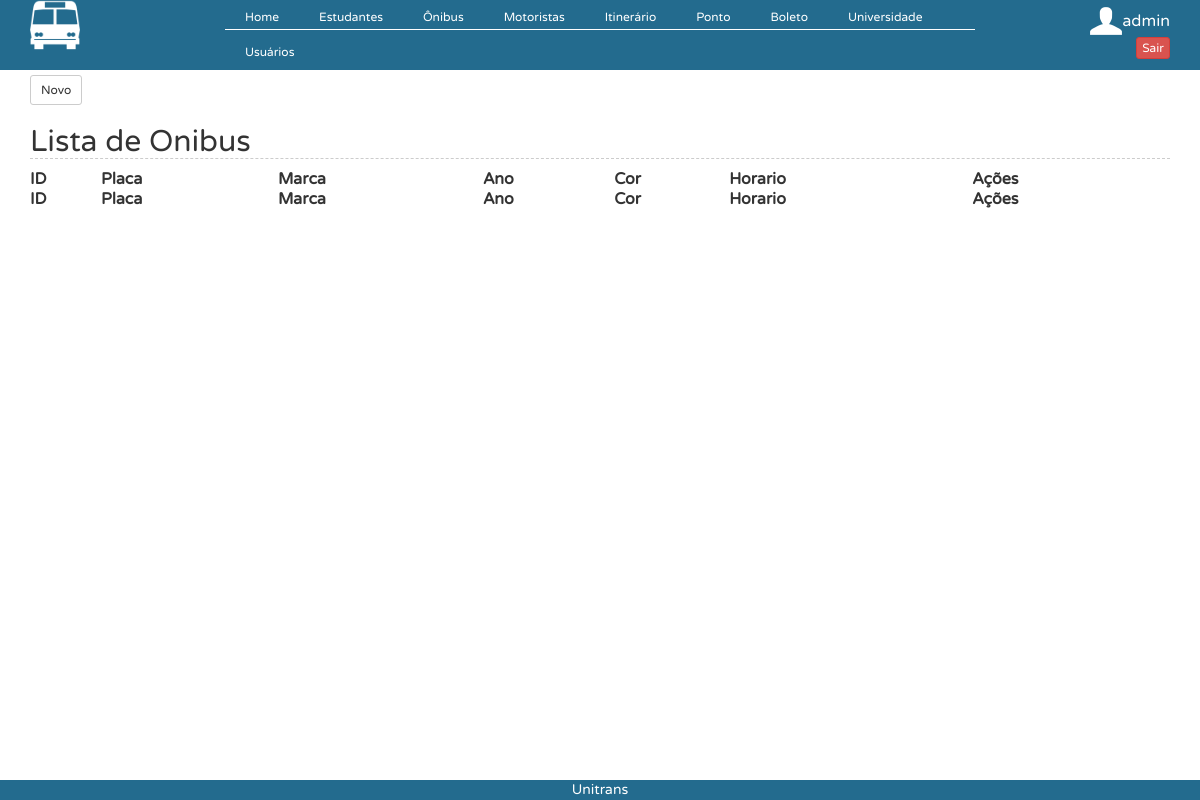
/?controller=onibus&action=index (signed in), run on an earlier commit of the app's database.
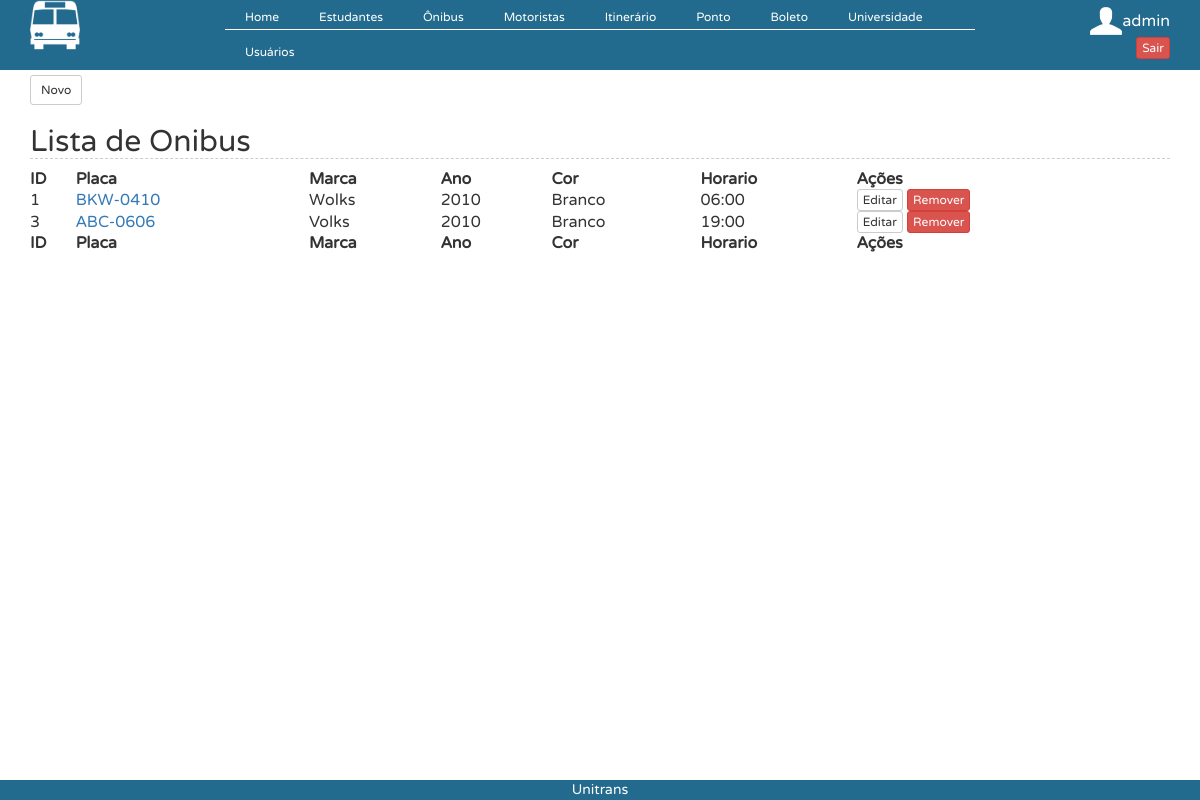
And on a later commit of the database.
### tables this page shows
CREATE TABLE `onibus` (
  `id` int(11) NOT NULL AUTO_INCREMENT,
  `placa` varchar(9) DEFAULT NULL,
  `marca` varchar(45) DEFAULT NULL,
  `ano` varchar(45) DEFAULT NULL,
  `cor` varchar(45) DEFAULT NULL,
  `horario` varchar(45) DEFAULT NULL,
  PRIMARY KEY (`id`)
);

### controllers/OnibusController.php (called while the page is built, shortened)
<?php
class OnibusController {
    public function index() {
        $onibus = OnibusDAO::all();
        require_once('views/onibus/index.php');
    }
}
?>

### connection.php (called while the page is built, shortened)
<?php
  class Db {
    private static $instance = NULL;
    public static function getInstance() {
      if (!isset(self::$instance)) {
        $pdo_options[PDO::ATTR_ERRMODE] = PDO::ERRMODE_EXCEPTION;
        self::$instance = new PDO('mysql:host=localhost;dbname=teste', 'root', '123456', $pdo_options);
      }
      return self::$instance;
    }
  }
?>

### models/OnibusDAO.php (called while the page is built, shortened)
<?php
require_once 'models/Onibus.php';
class OnibusDAO {
    public static function all() {
        $lista = [];
        $req = Db::getInstance()->query('SELECT * FROM onibus');
        foreach ($req->fetchAll() as $linha) {
            $onibus = new Onibus();
            $onibus->setId($linha['id']);
            $onibus->setPlaca($linha["placa"]);
            $onibus->setMarca($linha["marca"]);
            $onibus->setAno($linha["ano"]);
            $onibus->setCor($linha["cor"]);
            $onibus->setHorario($linha["horario"]);
            $lista[] = $onibus;
        }
        return $lista;
    }
}

### models/Onibus.php (called while the page is built)
<?php
class Onibus{
    private $id;
    private $placa;
    private $marca;
    private $ano;
    private $cor;
    private $horario;
function setId ($id){
        $this->id=$id;
    }
    function getId (){
        return $this->id;
    }
    public function getPlaca() {
        return $this->placa;
    }
    public function setPlaca($placa) {
        $this->placa = $placa;
    }
    public function getMarca() {
        return $this->marca;
    }
    public function setMarca($marca) {
        $this->marca = $marca;
    }
    public function getAno() {
        return $this->ano;
    }
    public function setAno($ano) {
        $this->ano = $ano;
    }
    public function getCor() {
        return $this->cor;
    }
    public function setCor($cor) {
        $this->cor = $cor;
    }
    public function getHorario() {
        return $this->horario;
    }
    public function setHorario($horario) {
        $this->horario = $horario;
    }
}
?>

### views/onibus/index.php (the view)
<button  onclick="location.href='?controller=onibus&action=add'" type="button" class="btn btn-default btn-sm" style="margin-top: 5px">
                    Novo
                </button><h2>Lista de Onibus</h2>
<table id="example" class="display compact" cellspacing="0" width="100%">
    <thead>
        <tr>
            <th>ID</th>
            <th>Placa</th>
            <th>Marca</th>
            <th>Ano</th>
            <th>Cor</th>
            <th>Horario</th>
            <th>Ações</th>
        </tr>
    </thead>
    <tfoot>
        <tr>
            <th>ID</th>
            <th>Placa</th>
            <th>Marca</th>
            <th>Ano</th>
            <th>Cor</th>
            <th>Horario</th>
            <th>Ações</th>
        </tr>
    </tfoot>
    <tbody>
        <?php foreach ($onibus as $onibus) { ?>
            <tr>
                <td><?php echo $onibus->getId();?> </td>                <td><a href="?controller=onibus&action=view&id=<?php echo $onibus->getId();?>"><?php echo $onibus->getPlaca(); ?></a></td>
                <td><?php echo $onibus->getMarca(); ?></td>
                <td><?php echo $onibus->getAno(); ?></td>
                <td><?php echo $onibus->getCor(); ?></td>
                <td><?php echo $onibus->getHorario(); ?></td>
                <td><button type="button" onclick="location.href='?controller=onibus&action=edit&id=<?php echo base64_encode($onibus->getId());?>';" class="btn btn-default btn-xs">Editar</button>
                    <button type="button" onclick="javascript:remover('?controller=onibus&action=delete&id=<?php echo base64_encode($onibus->getId());?>');" class="btn btn-danger btn-xs">Remover</button>
                </td>
            </tr>
        <?php } ?>
    </tbody>
</table>

### index.php (shortened to what this page needs)
<link rel="stylesheet" type="text/css" href="webroot/css/estilo.css">
<link rel="stylesheet" type="text/css" href="webroot/css/bootstrap.css">
<link rel="stylesheet" type="text/css" href="webroot/css/dataTables.bootstrap.min.css">
<link rel="stylesheet" type="text/css" href="webroot/css/menu.css">
<?php
require_once('connection.php');
if (isset($_GET['controller']) && isset($_GET['action'])) {
    $controller = $_GET['controller'];
    $action = $_GET['action'];
} else {
    $controller = 'pages';
    $action = 'home';
}
require_once('views/layout.php');
?>

### views/layout.php (shortened to what this page needs)
<!DOCTYPE html PUBLIC "-//W3C//DTD XHTML 1.0 Strict//EN"
    "http://www.w3.org/TR/xhtml1/DTD/xhtml1-strict.dtd">
<html xmlns="http://www.w3.org/1999/xhtml" xml:lang="en" lang="en">
    <head>
    </head>
    <body>
        <div class="geral ">
            <div class="header container-fluid">
                <div class="col-sm-2">
                    <img src="webroot/img/logo.png" width="50"/>
                </div>
                <div class="col-sm-8">
                    <div class="drop">
                        <ul class="drop_menu">
                            <li><a href='#'>Home</a>
                            </li>
                            <li><a href='?controller=estudante&action=index'>Estudantes</a>
                            </li>
                            <li><a href='#'>Ônibus</a>
                            </li>
                            <li><a href='#'>Motoristas</a>
                            </li>
                            <li><a href='#'>Itinerário</a>
                            </li>
                            <li><a href='#'>Ponto</a>
                            </li>
                            <li><a href='#'>Boleto</a>
                            </li>
                            <li><a href='?controller=universidade&action=index'>Universidade</a>
                            </li>
                            <li><a href='?controller=usuario&action=index'>Usuários</a>
                            </li>
                        </ul>
                    </div>
                </div>
                <div class="col-sm-2">
                    <div style="margin-top: 5px; color: white; float: right">
                        <table>
                            <tr>
                                <td><img src="webroot/img/user.png" width="32" /></td>
                                <td style="color: white"><?php echo $_SESSION['login']; ?></td>
                            </tr>
                            <tr>
                                <td></td>
                                <td><button  onclick="location.href = '?controller=login&action=logout'" type="button" class="btn btn-danger btn-xs" style="margin-top: 0px; float: right">Sair</button>
                                </td>
                            </tr>
                        </table>
                    </div>
                </div>
            </div>
            <div class="content container">
                <?php require_once('routes.php'); ?>
            </div>
            <div class="footer">
                <center>
                    Unitrans
                </center>
            </div>
        </div>
    </body>
</html>

### routes.php (shortened to what this page needs)
<?php
function call($controller, $action) {
    switch ($controller) {
        case 'onibus':
            require_once('models/OnibusDAO.php');
            $controller = new OnibusController();
            break;
    }
    $controller->{ $action }();
}
        ?>
        <?php
$controllers = array('pages' => ['home', 'error'],
    'usuario' => ['index', 'add', 'edit', 'view', 'home', 'delete'],
    'universidade' => ['index', 'add', 'edit', 'view', 'delete'],
    'estudante' => ['index', 'add', 'edit', 'view', 'delete', 'mapa'],
    'comprovante' => ['index', 'add', 'edit', 'view', 'delete'],
    'login' => ['login', 'logout'],
	'motorista' => ['index', 'add', 'edit', 'view', 'delete'],
    'ponto' => ['index', 'add', 'edit', 'view', 'delete'],
    'boleto' => ['index', 'add', 'edit', 'view', 'delete'],
    'itinerario' => ['index', 'add', 'edit', 'view', 'delete'],
    'onibus' => ['index', 'add', 'edit', 'view', 'delete'],
    'posts' => ['index', 'show' ]);
if (array_key_exists($controller, $controllers)) {
    if (in_array($action, $controllers[$controller])) {
        call($controller, $action);
    } else {
        call('pages', 'error');
    }
} else {
    call('pages', 'error');
}
?>

### webroot/css/estilo.css (style rules this page uses)
* { margin:0; padding:0; font-family: myFirstFont; }
h2 { font-family: Arial, sans-serif; color: #3399CC; font-size: 30px; font-weight: bold; border-bottom: 1px dashed #ccc; margin: 0px 0px 0px 0px; }
.geral { min-height:100%; position:relative; }
.header { background-color: #236B8E; height: 70px; }
.footer { position:absolute; bottom:0; width:100%; background-color: #236B8E; color: white; }
.content { overflow:hidden; padding-bottom: 30px }

### webroot/css/menu.css (style rules this page uses)
.drop_menu { background: #236B8E; padding:0; margin:0; list-style-type:none; height:30px; border-bottom: 1px #fff ridge }
.drop_menu li { float:left; }
.drop_menu li a { padding:9px 20px; display:block; color:#fff; text-decoration:none; font-size: 12px }

What changed in the data, as far as the page shows it:
added onibus: id "1", placa "BKW-0410", marca "Wolks", ano "2010", cor "Branco", horario "06:00"
added onibus: id "3", placa "ABC-0606", marca "Volks", ano "2010", cor "Branco", horario "19:00"
